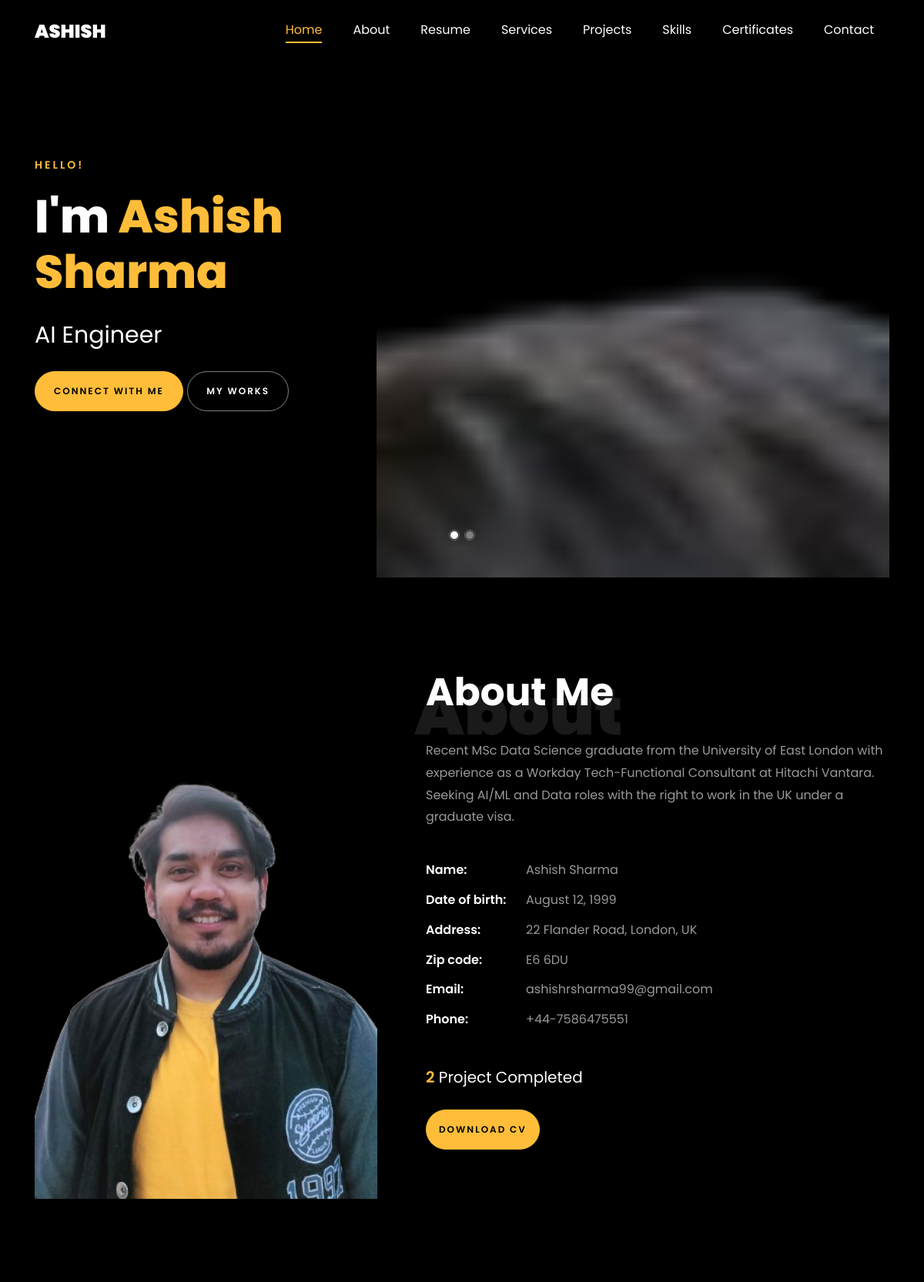
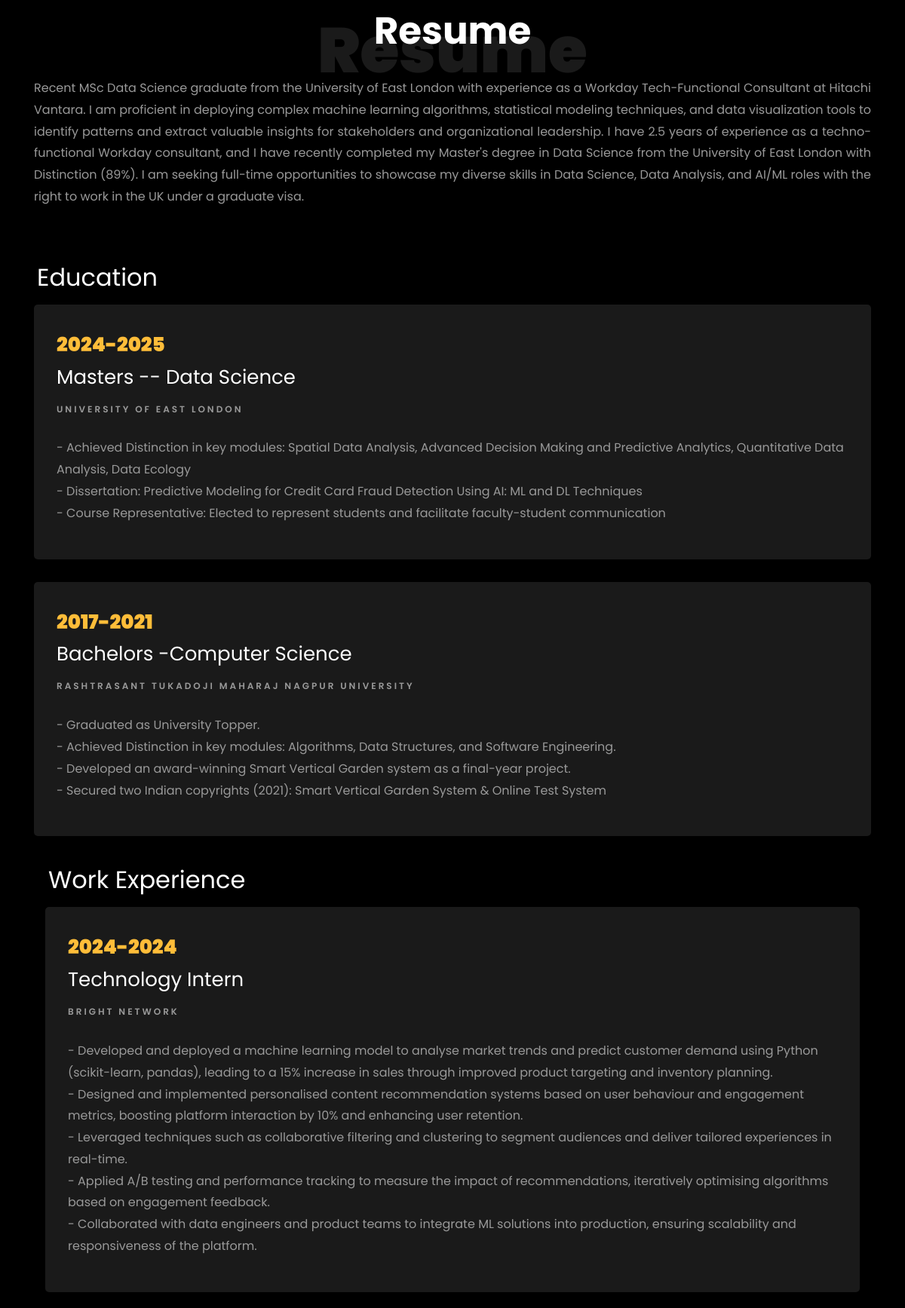
The page / (upper part) on the database its author committed (2 pictures, top to bottom).
### app/models.py (models this page shows, shortened)
class Education(models.Model):
    degree = models.CharField(max_length=100)
    college = models.CharField(max_length=100)
    desc = models.TextField()
    start_year = models.IntegerField()
    end_year = models.IntegerField()

class Work_Experience(models.Model):
    job = models.CharField(max_length=100)
    company = models.CharField(max_length=100)
    start_year = models.IntegerField()
    end_year = models.IntegerField()
    job_desc = models.TextField()
    order = models.IntegerField()

### app/views.py (the view)
# urls.py: path('', views.homepage, name='homepage'),
def homepage(request):
    skills = Skills_Library.objects.all()
    projects = Projects.objects.all()
    edu = Education.objects.all()
    work = Work_Experience.objects.all().order_by('-end_year', '-start_year')
    cert = Certifications.objects.all()
    form = ContactForm()
    context = {
                'skills' : skills, 'projects': projects, 'edu': edu, 'work': work, 'cert': cert,
                'len_prj': len(projects), 'len_cert': len(cert), 'form': form
               }
    return render(request,'index.html', context=context)

### template/index.html (shortened to what this page needs)
{% extends 'base.html' %}
{% load static %}
{% block body %}
	  <section id="home-section" class="hero">
		  <div class="home-slider  owl-carousel">
	      <div class="slider-item ">
	        <div class="container">
	          <div class="row d-md-flex no-gutters slider-text align-items-end justify-content-end" data-scrollax-parent="true">
	          	<div class="one-third js-fullheight order-md-last img" style="background-image:url({% static 'images/my_photo1.png' %});">
	          	</div>
		          <div class="one-forth d-flex  align-items-center ftco-animate" data-scrollax=" properties: { translateY: '70%' }">
		          	<div class="text">
		          		<span class="subheading">Hello!</span>
			            <h1 class="mb-4 mt-3">I'm <span>Ashish Sharma</span></h1>
			            <h2 class="mb-4">AI Engineer</h2>
			            <p><a href="#contact-section" class="btn btn-primary py-3 px-4">Connect with me</a> <a href="#projects-section" class="btn btn-white btn-outline-white py-3 px-4">My works</a></p>
		            </div>
		          </div>
	        	</div>
	        </div>
	      </div>
	    </div>
    </section>
    <section class="ftco-about img ftco-section ftco-no-pb" id="about-section">
    	<div class="container">
    		<div class="row d-flex">
    			<div class="col-md-6 col-lg-5 d-flex">
    				<div class="img-about img d-flex align-items-stretch">
	    				<div class="img d-flex align-self-stretch align-items-center" style="background-image:url({% static 'images/my_photo.png' %});">
	    				</div>
    				</div>
    			</div>
    			<div class="col-md-6 col-lg-7 pl-lg-5 pb-5">
    				<div class="row justify-content-start pb-3">
		          <div class="col-md-12 heading-section ftco-animate">
		          	<h1 class="big">About</h1>
		            <h2 class="mb-4">About Me</h2>
		            <p>Recent MSc Data Science graduate from the University of East London with experience as a Workday Tech-Functional Consultant at Hitachi Vantara. Seeking AI/ML and Data roles with the right to work in the UK under a graduate visa.</p>
					<ul class="about-info mt-4 px-md-0 px-2">
		            	<li class="d-flex"><span>Name:</span> <span>Ashish Sharma</span></li>
		            	<li class="d-flex"><span>Date of birth:</span> <span>August 12, 1999</span></li>
		            	<li class="d-flex"><span>Address:</span> <span>22 Flander Road, London, UK</span></li>
		            	<li class="d-flex"><span>Zip code:</span> <span>E6 6DU</span></li>
		            	<li class="d-flex"><span>Email:</span> <span>ashishrsharma99@gmail.com</span></li>
		            	<li class="d-flex"><span>Phone: </span> <span>+44-7586475551</span></li>
		            </ul>
		          </div>
		        </div>
	          <div class="counter-wrap ftco-animate d-flex mt-md-3">
              <div class="text">
              	<p class="mb-4">
	                <span class="number" data-number="{{len_prj}}">0</span>
	                <span>Project Completed</span>
                </p>
                <p><a href="{% static 'Ashish_Sharma_CV_updated.pdf' %}" target="_blank" class="btn btn-primary py-3 px-3">Download CV</a></p>
              </div>
	          </div>
	        </div>
        </div>
    	</div>
    </section>
    <section class="ftco-section ftco-no-pb" id="resume-section">
    	<div class="container">
			<div class="row justify-content-center pb-5">
				<div class="col-md-12 heading-section text-center ftco-animate">
					<h1 class="big big-2">Resume</h1>
					<h2 class="mb-4">Resume</h2>
					<p class="justify-content-center" style="text-align: justify;">
					Recent MSc Data Science graduate from the University of East London with experience as a Workday Tech-Functional Consultant at Hitachi Vantara.
					I am proficient in deploying complex machine learning algorithms, statistical modeling techniques, and data visualization tools to identify patterns and extract valuable insights for stakeholders and organizational leadership.
					I have 2.5 years of experience as a techno-functional Workday consultant, and I have recently completed my Master's degree in Data Science from the University of East London with Distinction (89%).
					I am seeking full-time opportunities to showcase my diverse skills in Data Science, Data Analysis, and AI/ML roles with the right to work in the UK under a graduate visa.
					</p>
				</div>
			</div>
    		<div class="row">
    			<div class="col-md-12">
				<h2 class= "p-1">Education</h2>
				{% for e in edu %}
					<div class="resume-wrap ftco-animate">
    					<span class="date">{{e.start_year}}-{{e.end_year}}</span>
    					<h2>{{e.degree}}</h2>
    					<span class="position">{{e.college}}</span>
    					<p class="mt-4">{{ e.desc|linebreaksbr }}</p>
    				</div>
				{% endfor %}
    			<div class="col-md-12">
				<h2 class= "p-1">Work Experience</h2>
				{% for w in work %}
					<div class="resume-wrap ftco-animate">
    					<span class="date">{{w.start_year}}-{{w.end_year}}</span>
    					<h2>{{w.job}}</h2>
    					<span class="position">{{w.company}}</span>
    					<p class="mt-4">{{ w.job_desc|linebreaksbr }}</p>
    				</div>
				{% endfor %}
				</div>
    			</div>
    		</div>
    	</div>
    </section>
{% endblock body %}

### template/base.html (shortened to what this page needs)
{% load static %}
<!DOCTYPE html>
<html lang="en">
  <head>
    <link href="https://cdnjs.cloudflare.com/ajax/libs/font-awesome/6.5.2/css/all.min.css" rel="stylesheet">
    <link rel="stylesheet" href="{% static 'css/open-iconic-bootstrap.min.css' %}" type="text/css">
    <link rel="stylesheet" href="{% static 'css/animate.css' %}" type="text/css">
    <link rel="stylesheet" href="{% static 'css/owl.carousel.min.css' %}" type="text/css">
    <link rel="stylesheet" href="{% static 'css/owl.theme.default.min.css' %}" type="text/css">
    <link rel="stylesheet" href="{% static 'css/magnific-popup.css' %}" type="text/css">
    <link rel="stylesheet" href="{% static 'css/aos.css' %}" type="text/css">
    <link rel="stylesheet" href="{% static 'css/ionicons.min.css' %}" type="text/css">
    <link rel="stylesheet" href="{% static 'css/flaticon.css' %}" type="text/css">
    <link rel="stylesheet" href="{% static 'css/icomoon.css' %}" type="text/css">
    <link rel="stylesheet" href="{% static 'css/style.css' %}" type="text/css">
  </head>
  <body data-spy="scroll" data-target=".site-navbar-target" data-offset="300">
    <nav class="navbar navbar-expand-lg navbar-dark ftco_navbar ftco-navbar-light site-navbar-target navbar-fixed-top" id="ftco-navbar">
	    <div class="container">
	      <a class="navbar-brand navbar-fixed-top" href="">Ashish</a>
	      <div class="collapse navbar-collapse" id="ftco-nav">
	        <ul class="navbar-nav nav ml-auto">
	          <li class="nav-item"><a href="#home-section" class="nav-link"><span>Home</span></a></li>
	          <li class="nav-item"><a href="#about-section" class="nav-link"><span>About</span></a></li>
	          <li class="nav-item"><a href="#resume-section" class="nav-link"><span>Resume</span></a></li>
	          <li class="nav-item"><a href="#services-section" class="nav-link"><span>Services</span></a></li>
	          <li class="nav-item"><a href="#projects-section" class="nav-link"><span>Projects</span></a></li>
            <li class="nav-item"><a href="#skills-section" class="nav-link"><span>Skills</span></a></li>
	          <li class="nav-item"><a href="#certificate-section" class="nav-link"><span>Certificates</span></a></li>
	          <li class="nav-item"><a href="#contact-section" class="nav-link"><span>Contact</span></a></li>
	        </ul>
	      </div>
	    </div>
	  </nav>
      {% block body %}
      {% endblock body %}
  </body>
</html>

### rows shown on the page
Education: start_year "2024", end_year "2025", degree "Masters -- Data Science", college "UNIVERSITY OF EAST LONDON", desc "- Achieved Distinction in key modules: Spatial Data Analysis, Advanced Decision Making and Predictive Analytics, Quantitative Data Analysis, Data Ecology - Dissertation: Predictive Modeling for Credit Card Fraud Detection Using AI: ML and DL Techniques - Course Representative: Elected to represent students and facilitate faculty-student communication"
Education: start_year "2017", end_year "2021", degree "Bachelors -Computer Science", college "RASHTRASANT TUKADOJI MAHARAJ NAGPUR UNIVERSITY", desc "- Graduated as University Topper. - Achieved Distinction in key modules: Algorithms, Data Structures, and Software Engineering. - Developed an award-winning Smart Vertical Garden system as a final-year project. - Secured two Indian copyrights (2021): Smart Vertical Garden System & Online Test System"
Work_Experience: start_year "2024", end_year "2024", job "Technology Intern", company "BRIGHT NETWORK", job_desc "- Developed and deployed a machine learning model to analyse market trends and predict customer demand using Python (scikit-learn, pandas), leading to a 15% increase in sales through improved product targeting and inventory planning. - Designed and implemented personalised content recommendation systems based on user behaviour and engagement metrics, boosting platform interaction by 10% and enhancing user retention. - Leveraged techniques such as collaborative filtering and clustering to segment audiences and deliver tailored experiences in real-time. - Applied A/B testing and performance tracking to measure the impact of recommendations, iteratively optimising algorithms based on…"
